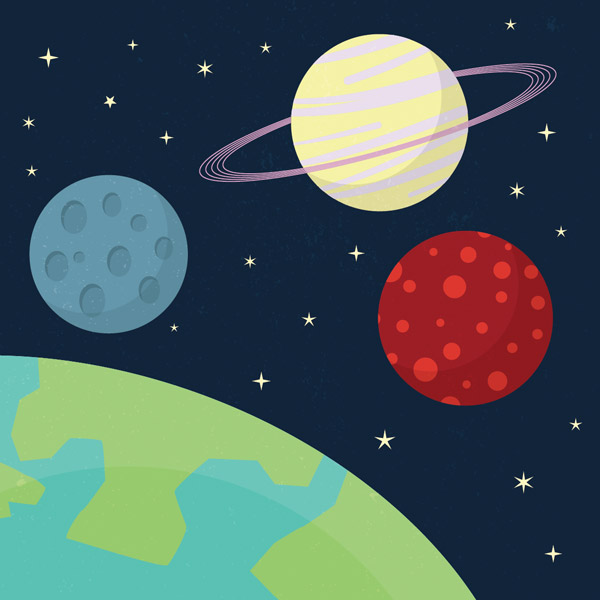
#> input picture sources/space.png, 600 x 600 px; its folder holds 5 pictures in this run
$ python Question2.py
#> lines starting #> are read from the running program, lines starting #| are printed output that depends on the picture
from PIL import Image, ImageDraw

def addDividers(imageFileName, rows, cols, thickness, colour, outputFileName):
    # open an image file
#> called with imageFileName = 'space.png', rows = 5, cols = 8, thickness = 2, colour = (255, 255, 255), outputFileName = 'space44.png'
    filePath = "sources/" + imageFileName
    theImage = Image.open(filePath)
#> theImage is the input picture: PIL image 600x600 RGBA; mean R, G, B, A 74.1, 93.1, 92.5, 255

    # get the width and height
    width, height = theImage.size
#> width = 600; height = 600

    dividerWidth = width //cols
#> dividerWidth = 75
    dividerHeight = height // rows
#> dividerHeight = 120

    drawer = ImageDraw.Draw(theImage)

    for i in range(1, cols):
        x = (i * dividerWidth) - thickness
        drawer.line([(x,0), (x,height)], fill=colour, width=thickness)

    for i in range(1, rows):
        y = (i * dividerHeight) - thickness
        drawer.line([(0,y), (width, y)], fill=colour, width=thickness)

    output = "outputs/" + outputFileName
    theImage.save(output)
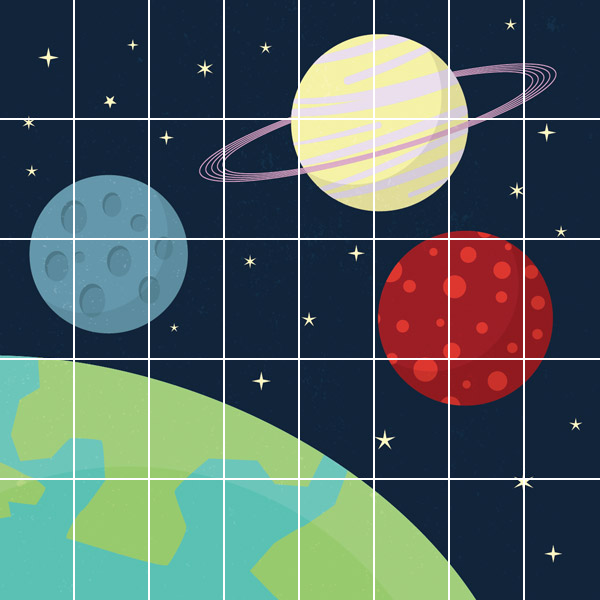
#> saved as space44.png: PIL image 600x600 RGBA; mean R, G, B, A 80.5, 98.9, 98.3, 255
    theImage.show()


def main():
    addDividers("space.png", 5, 8, 2, (255,255,255), "space44.png")

if __name__ == "__main__":
    import sys
    main()
